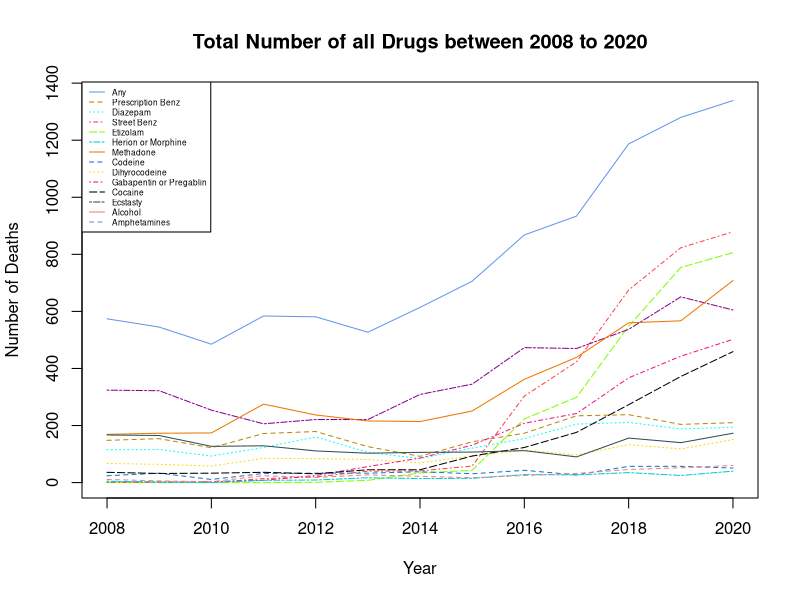
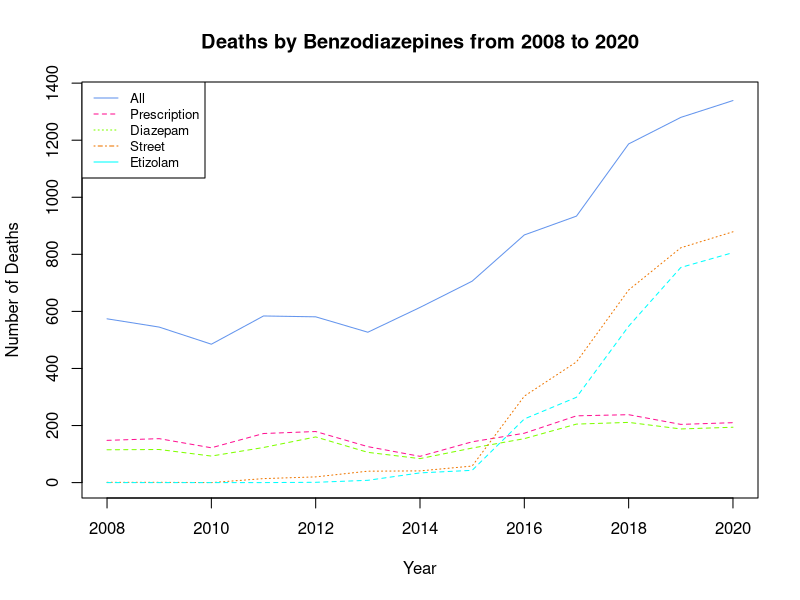
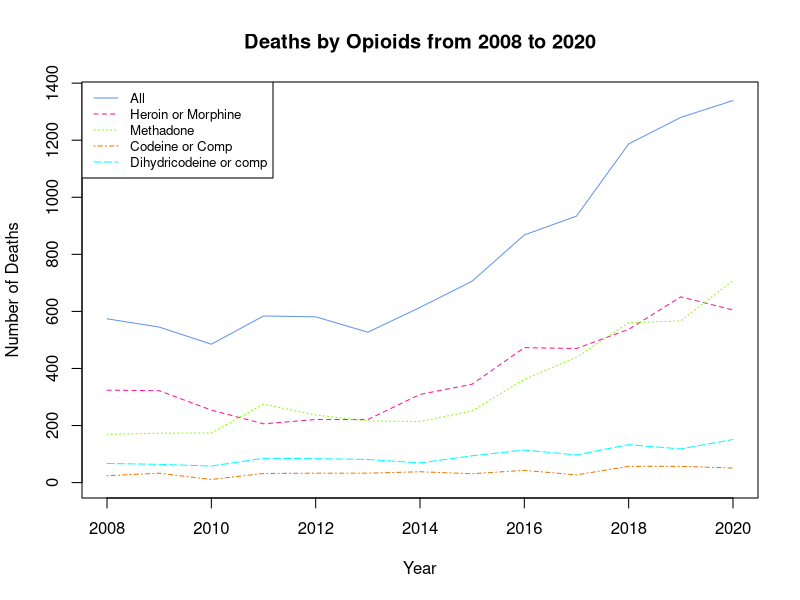
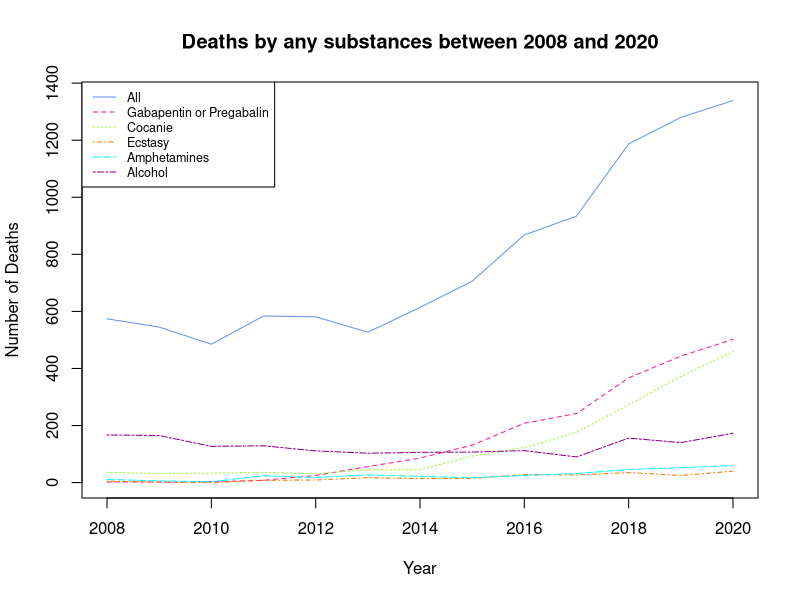
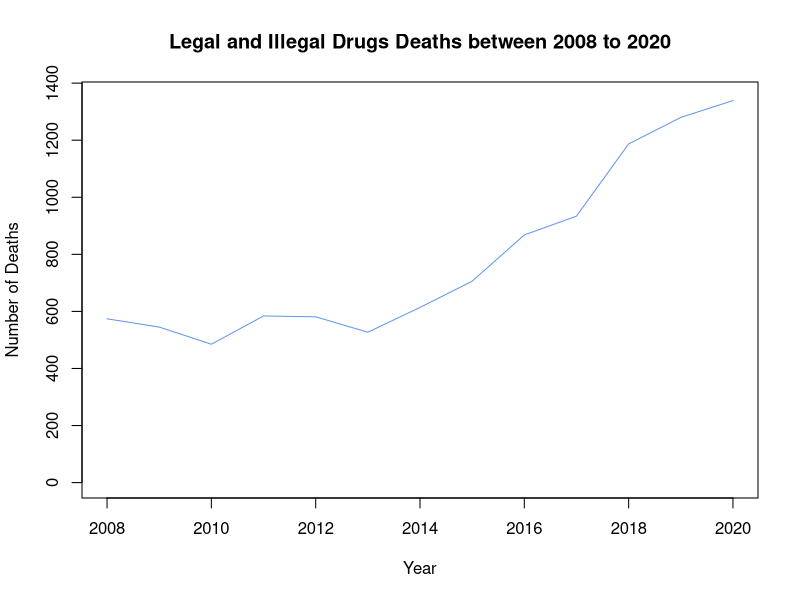

Generate these figures, in order, with R: (Note: this script raises an error after producing the figures.)
# Set Working Directory
#Open data and view 
drug.deaths <- read.csv("Drug Related Death Data/Used/Drug-related deaths in total with all data.csv")
View(drug.deaths)
summary(drug.deaths)
#plot another graph with all drug on it 
plot(drug.deaths$Year, drug.deaths$All.drug.related.deaths, type = "l", 
     lty = 1, col = "cornflowerblue", ylim = c(0, 1350),
     xlab = "Year", ylab = "Number of Deaths",
     main = "Total Number of all Drugs between 2008 to 2020")
lines(drug.deaths$Year, drug.deaths$Prescription.Benzodiazepines, type = "l",
      lty = 2, col = "darkgoldenrod")
lines(drug.deaths$Year, drug.deaths$Diazepam, type = "l",
      lty = 3, col = "cyan1")
lines(drug.deaths$Year, drug.deaths$Street.Benzodiazepines, type = "l",
      lty = 4, col = "brown1")
lines(drug.deaths$Year, drug.deaths$Etizolam, type = "l",
      lty = 5, col = "chartreuse")
lines(drug.deaths$Year, drug.deaths$Heroin...morphine, type = "l",
      lty = 6, col = "darkmagenta")
lines(drug.deaths$Year, drug.deaths$Methadone, type = "l",
      lty = 7, col = "darkorange2")
lines(drug.deaths$Year, drug.deaths$Codeine.or.a.compound, type = "l",
      lty = 8, col = "dodgerblue3")
lines(drug.deaths$Year, drug.deaths$Dihydrocodeine.or.a.compound, type = "l",
      lty = 9, col = "gold")
lines(drug.deaths$Year, drug.deaths$Gabapentin.and.or.pregabalin, type = "l",
      lty = 10, col = "deeppink2")
lines(drug.deaths$Year, drug.deaths$Cocaine, type = "l",
      lty = 11, col = "gray0")
lines(drug.deaths$Year, drug.deaths$Ecstasy.type.drugs, type = "l",
      lty = 12, col = "darkturquoise")
lines(drug.deaths$Year, drug.deaths$Alcohol, type = "l",
      lty = 13, col = "darkslategrey")
lines(drug.deaths$Year, drug.deaths$Amphetamines, type = "l",
      lty = 14, col = "lightcoral")
legend("topleft", 
       legend=c("Any", "Prescription Benz", "Diazepam", "Street Benz",
                "Etizolam", "Herion or Morphine", "Methadone", 
                "Codeine", "Dihyrocodeine", "Gabapentin or Pregablin",
                "Cocaine", "Ecstasty", "Alcohol", "Amphetamines"), 
       col=c("cornflowerblue", "darkgoldenrod", "cyan1", "brown1",
             "chartreuse","darkturquoise", "darkorange2", "dodgerblue3",
             "gold", "deeppink2", "gray0", "darkslategrey", "lightcoral"),
       lty = 1:14, cex=0.5)
# plot the drugs that are Benzodiazepines
plot(drug.deaths$Year, drug.deaths$All.drug.related.deaths, type = "l",
     lty = 1, col = "cornflowerblue", xlab = "Year", ylab = "Number of Deaths", 
     main = "Deaths by Benzodiazepines from 2008 to 2020", ylim = c(0, 1350))
lines(drug.deaths$Year, drug.deaths$Prescription.Benzodiazepines, type = "l", 
      lty = 2, col = "deeppink")
lines(drug.deaths$Year, drug.deaths$Diazepam, type = "l",
      lty = 2, col = "chartreuse")
lines(drug.deaths$Year, drug.deaths$Street.Benzodiazepines, type = "l",
      lty = 3, col = "darkorange2")
lines(drug.deaths$Year, drug.deaths$Etizolam, type = "l",
      lty = 2, col = "cyan1")
legend("topleft", 
       legend=c("All", "Prescription", "Diazepam", "Street", "Etizolam"),
       col=c("cornflowerblue", "deeppink", "chartreuse","darkorange2",
             "cyan1"), lty = 1:4, cex=0.8)
# plot the drugs that are Opioids
plot(drug.deaths$Year, drug.deaths$All.drug.related.deaths, type = "l", 
     lty = 1, col = "cornflowerblue", xlab = "Year", ylab = "Number of Deaths", 
     main = "Deaths by Opioids from 2008 to 2020", ylim = c(0, 1350))
lines(drug.deaths$Year, drug.deaths$Heroin...morphine, type = "l", 
      lty = 2, col = "deeppink")
lines(drug.deaths$Year, drug.deaths$Methadone, type = "l",
      lty = 3, col = "chartreuse")
lines(drug.deaths$Year, drug.deaths$Codeine.or.a.compound, type = "l",
      lty = 4, col = "darkorange2")
lines(drug.deaths$Year, drug.deaths$Dihydrocodeine.or.a.compound, type = "l",
      lty = 5, col = "cyan1")
legend("topleft",
       legend=c("All", "Heroin or Morphine", "Methadone", "Codeine or Comp", 
                "Dihydricodeine or comp"), 
       col=c("cornflowerblue", "deeppink", "chartreuse",
             "darkorange2", "cyan1"), lty = 1:5, cex=0.8)
# plot the graph of substances
plot(drug.deaths$Year, drug.deaths$All.drug.related.deaths, type = "l",
     lty = 1, col = "cornflowerblue", xlab = "Year", 
     ylab = "Number of Deaths",
     main = "Deaths by any substances between 2008 and 2020", ylim = c(0,1350))
lines(drug.deaths$Year, drug.deaths$Gabapentin.and.or.pregabalin, 
      type = "l" , lty = 2, col = "deeppink")
lines(drug.deaths$Year, drug.deaths$Cocaine, type = "l", lty = 3,
      col = "chartreuse")
lines(drug.deaths$Year, drug.deaths$Ecstasy.type.drugs, type = "l", lty = 4, 
      col = "darkorange2")
lines(drug.deaths$Year, drug.deaths$Amphetamines, type = "l", lty = 5, 
      col = "cyan1")
lines(drug.deaths$Year, drug.deaths$Alcohol, type = "l", 
      lty = 6, col = "darkmagenta")
legend("topleft",
       legend=c("All", "Gabapentin or Pregabalin", "Cocanie", "Ecstasy",
                "Amphetamines", "Alcohol"),
       col = c("cornflowerblue", "deeppink", "chartreuse",
               "darkorange2", "cyan1", "darkmagenta"),
       lty = 1:6, cex = 0.75)
# plot the graph identifying legal and illegal
plot(drug.deaths$Year, drug.deaths$All.drug.related.deaths, type = "l", 
     lty = 1, col = "cornflowerblue", xlab = "Year", 
     ylab = "Number of Deaths", ylim = c(0, 1350),
     main = "Legal and Illegal Drugs Deaths between 2008 to 2020")
lines(drug.deaths$Year, drug.deaths$Prescription.Benzodiazepines, type = "l", 
      lty = 2, col = "charteuse")
lines(drug.deaths$Year, drug.deaths$Diazepam, type = "l",
      lty = 2, col = "chartreuse")
lines(drug.deaths$Year, drug.deaths$Street.Benzodiazepines, type = "l",
      lty = 3, col = "deeppink4")
lines(drug.deaths$Year, drug.deaths$Etizolam, type = "l",
      lty = 2, col = "chartreuse")
lines(drug.deaths$Year, drug.deaths$Heroin...morphine, type = "l",
      lty = 3, col = "deeppink4")
lines(drug.deaths$Year, drug.deaths$Methadone, type = "l",
      lty = 3, col = "deeppink4")
lines(drug.deaths$Year, drug.deaths$Codeine.or.a.compound, type = "l",
      lty = 3, col = "deeppink4")
lines(drug.deaths$Year, drug.deaths$Dihydrocodeine.or.a.compound, type = "l",
      lty = 2, col = "chartreuse")
lines(drug.deaths$Year, drug.deaths$Gabapentin.and.or.pregabalin, type = "l",
      lty = 2, col = "chartreuse")
lines(drug.deaths$Year, drug.deaths$Cocaine, type = "l",
      lty = 3, col = "deeppink4")
lines(drug.deaths$Year, drug.deaths$Ecstasy.type.drugs, type = "l",
      lty = 3, col = "deeppink4")
lines(drug.deaths$Year, drug.deaths$Alcohol, type = "l",
      lty = 2, col = "chartreuse")
lines(drug.deaths$Year, drug.deaths$Amphetamines, type = "l",
      lty = 3, col = "deeppink4")
legend("topleft", 
       legend=c("Any", "Legal", "Illegal"), 
       col=c("cornflowerblue", "chartreuse", "deeppink4"),
       lty = 1:3, cex=0.9)
# Linear model All drugs deaths and plot
z1 <- lm(All.drug.related.deaths ~ Year, data = drug.deaths)
summary(z1)
z1a <- lm(All.drug.related.deaths ~ Year + I(Year^2), data = drug.deaths)
summary(z1a)
anova(z1)
anova(z1a)
plot(drug.deaths$Year, drug.deaths$All.drug.related.deaths, type = "b", 
     col = "darkblue", xlab = "Year", ylab = "Number of Deaths",
     main = "All Drug Deaths in Scotland between 2008 to 2020", 
     ylim = c(250,1350))
abline(z1, col = "green")
newx <- seq(2008, 2020, by = .1)
newy1 <- predict(z1a, data.frame(Year = newx))
lines(newx, newy1, col = "deeppink")
# new par
par(mfrow = c(2,2))
# plot the residual plot for both models
plot(z1)
plot(z1a)
# Linear Model Prescription Benzodiazepines 
z2 <- lm(Prescription.Benzodiazepines ~ Year, data = drug.deaths)
summary(z2)
z2a <- lm(Prescription.Benzodiazepines ~ Year + I(Year^2), data = drug.deaths)
summary(z2a)
anova(z2)
anova(z2a)
plot(drug.deaths$Year, drug.deaths$Prescription.Benzodiazepines, type = "b", 
     col = "darkblue", xlab = "Year", ylab = "Number of Deaths",
     main = "Prescription Benzodiazepines", ylim = c(50,350))
abline(z2, col = "green")
newy2 <- predict(z2a, data.frame(Year = newx))
lines(newx, newy2, col = "deeppink")
# Linear model Diazepam
z3 <- lm(Diazepam ~ Year, data = drug.deaths)
summary(z3)
z3a <- lm(Diazepam ~ Year + I(Year^2), data = drug.deaths)
summary(z3a)
anova(z3, z3a)
plot(drug.deaths$Year, drug.deaths$Diazepam, type = "b", col = "darkblue",
     xlab = "Year", ylab = "Number of Deaths", main = "Diazepam",
     ylim = c(0, 300))
abline(z3, col = "green")
newy3 <- predict(z3a, data.frame(Year = newx))
lines(newx, newy3, col = "deeppink")
# Linear Model Street Benzodiazepines
z4 <- lm(Street.Benzodiazepines~ Year, data = drug.deaths)
summary(z4)
z4a <- lm(Street.Benzodiazepines ~ Year + I(Year^2), data = drug.deaths)
summary(z4a)
anova(z4)
anova(z4a)
plot(drug.deaths$Year, drug.deaths$Street.Benzodiazepines, type = "b",
     col = "darkblue", xlab = "Year", ylab = "Number of Deaths",
     main = "Street Benzondiazepines", ylim = c(-100, 1000))
abline(z4, col = "green")
newy4 <- predict(z4a, data.frame(Year = newx))
lines(newx, newy4, col = "deeppink")
# Linear Model Etizolam
z5 <- lm(Etizolam ~ Year, data = drug.deaths)
summary(z5)
z5a <- lm(Etizolam ~ Year + I(Year^2), data = drug.deaths)
summary(z5a)
anova(z5, z5a)
plot(drug.deaths$Year, drug.deaths$Etizolam, type = "b", col = "darkblue", 
     xlab = "Year", ylab = "Number of Deaths",
     main = "Etizolam", ylim = c(-50, 900))
abline(z5, col = "green")
newy5 <- predict(z5a, data.frame(Year = newx))
lines(newx, newy5, col = "deeppink")
# Linear Model Heroin and/or Morphine 
z6 <- lm(Heroin...morphine ~ Year, data = drug.deaths)
summary(z6)
z6a <- lm(Heroin...morphine ~ Year + I(Year^2), data = drug.deaths)
summary(z6a)
anova(z6)
anova(z6a)
plot(drug.deaths$Year, drug.deaths$Heroin...morphine, type = "b",
     col = "darkblue", xlab = "Year", ylab = "Number of Deaths",
     main = "Heroin and Morphine", ylim = c(50, 700))
abline(z6, col = "green")
newy6 <- predict(z6a, data.frame(Year = newx))
lines(newx, newy6, col = "deeppink")
# Linear Model Methadone
z7 <- lm(Methadone ~ Year, data = drug.deaths)
summary(z7)
z7a <- lm(Methadone ~ Year + I(Year^2), data = drug.deaths)
summary(z7a)
anova(z7)
anova(z7a)
plot(drug.deaths$Year, drug.deaths$Methadone, type = "b",
     col = "darkblue", xlab = "Year", ylab = "Number of Deaths",
     main = "Methadone", ylim = c(50, 790))
abline(z7, col = "green")
newy7 <- predict(z7a, data.frame(Year = newx))
lines(newx, newy7, col = "deeppink")
# Linear Model Codeine 
z8 <- lm(Codeine.or.a.compound ~ Year, data = drug.deaths)
summary(z8)
z8a <- lm(Codeine.or.a.compound ~ Year + I(Year^2), data = drug.deaths)
summary(z8a)
anova(z8)
anova(z8a)
plot(drug.deaths$Year, drug.deaths$Codeine.or.a.compound, type = "b",
     col = "darkblue", xlab = "Year", ylab = "Number of Deaths",
     main = "Codeine", ylim = c(-50, 120))
abline(z8, col = "green")
newy8 <- predict(z8a, data.frame(Year = newx))
lines(newx, newy8, col = "deeppink")
# Linear Model Dihydrocodeine
z9 <- lm(Dihydrocodeine.or.a.compound ~ Year, data = drug.deaths)
summary(z9)
z9a <- lm(Dihydrocodeine.or.a.compound ~ Year + I(Year^2), data = drug.deaths)
summary(z9a)
anova(z9, z9a)
plot(drug.deaths$Year, drug.deaths$Dihydrocodeine.or.a.compound, type = "b",
     col = "darkblue", xlab = "Year", ylab = "Number of Deaths",
     main = "Dihydrocodeine", ylim = c(50, 210))
abline(z9, col = "green")
newy9 <- predict(z9a, data.frame(Year = newx))
lines(newx, newy9, col = "deeppink")
# Linear Model Gabapentin and Pregabalin
z10 <- lm(Gabapentin.and.or.pregabalin ~ Year, data = drug.deaths)
summary(z10)
z10a <- lm(Gabapentin.and.or.pregabalin ~ Year + I(Year^2), data = drug.deaths)
summary(z10a)
anova(z10, z10a)
plot(drug.deaths$Year, drug.deaths$Gabapentin.and.or.pregabalin, type = "b",
     col = "darkblue", xlab = "Year", ylab = "Number of Deaths",
     main = "Gabapentin and Pregabalin", ylim = c(-50, 600))
abline(z10, col = "green")
newy10 <- predict(z10a, data.frame(Year = newx))
lines(newx, newy10, col = "deeppink")
# Linear Model Cocaine
z11 <- lm(Cocaine ~ Year, data = drug.deaths)
summary(z11)
z11a <- lm(Cocaine ~ Year + I(Year^2), data = drug.deaths)
summary(z11a)
anova(z11)
anova(z11a)
plot(drug.deaths$Year, drug.deaths$Cocaine, type = "b",
     col = "darkblue", xlab = "Year", ylab = "Number of Deaths",
     main = "Cocaine", ylim = c(-50, 500))
abline(z11, col = "green")
newy11 <- predict(z11a, data.frame(Year = newx))
lines(newx, newy11, col = "deeppink")
#Linear Model Ecstasy
z12 <- lm(Ecstasy.type.drugs ~ Year, data = drug.deaths)
summary(z12)
z12a <- lm(Ecstasy.type.drugs ~ Year + I(Year^2), data = drug.deaths)
summary(z12a)
anova(z12, z12a)
plot(drug.deaths$Year, drug.deaths$Ecstasy.type.drugs, type = "b",
     col = "darkblue", xlab = "Year", ylab = "Number of Deaths",
     main = "Ecstasy", ylim = c(-50, 50))
abline(z12, col = "green")
newy12 <- predict(z12a, data.frame(Year = newx))
lines(newx, newy12, col = "deeppink")
# Linear Model Amphetamines
z13 <- lm(Amphetamines ~ Year, data = drug.deaths)
summary(z13)
z13a <- lm(Amphetamines ~ Year + I(Year^2), data = drug.deaths)
summary(z13a)
anova(z13, z13a)
plot(drug.deaths$Year, drug.deaths$Amphetamines, type = "b",
     col = "darkblue", xlab = "Year", ylab = "Number of Deaths",
     main = "Amphetamines", ylim = c(-50, 100))
abline(z13, col = "green")
newy13 <- predict(z13a, data.frame(Year = newx))
lines(newx, newy13, col = "deeppink")
# Linear Model Alcohol
z14 <- lm(Alcohol ~ Year, data = drug.deaths)
summary(z14)
z14a <- lm(Alcohol ~ Year + I(Year^2), data = drug.deaths)
summary(z14a)
anova(z14)
anova(z14a)
plot(drug.deaths$Year, drug.deaths$Alcohol, type = "b", col = "darkblue",
     xlab = "Year", ylab = "Number of Deaths",
     main = "Alcohol", ylim = c(50, 200))
abline(z14, col = "green")
newy14 <- predict(z14a, data.frame(Year = newx))
lines(newx, newy14, col = "deeppink")
# par back to (1,1)
par(mfrow = c(1,1))

# Open three column dataset
drug.deaths.3 <- read.csv("Drug Related Death Data/Used/Drug Death Data.csv")
View(drug.deaths.3)
summary(drug.deaths.3)
# Factor Drug 
drug.deaths.3$Drugs <- factor(drug.deaths.3$Drugs)
summary(drug.deaths.3)
# contrasts sum
contrasts(drug.deaths.3$Drugs) <- contr.sum(length(levels(drug.deaths.3$Drugs)))
drug.deaths.3$Drugs
# boxplot 
boxplot(DeathNumbers ~ Year, data = drug.deaths.3, xlab = "Year",
        ylab = "Deaths Numbers", col = (c("cornflowerblue")), las = 2)
boxplot(DeathNumbers ~ Drugs, xlab = '', data = drug.deaths.3,
        col = (c("deeppink")), las = 2, cex.axis = 0.55)
# Two-way Model
z0.1 <- lm(DeathNumbers ~ Drugs + Year + Drugs:Year, data = drug.deaths.3)
summary(z0.1)
anova(z0.1)
z0.2 <- lm(DeathNumbers ~ Drugs + Year + Drugs:Year + I(Year^2), data = drug.deaths.3)
summary(z0.2)
anova(z0.2)
z0.3 <- lm(DeathNumbers ~ Drugs + Year + Drugs:Year + I(Year^2) + Drugs:I(Year^2), data = drug.deaths.3)
summary(z0.3)
anova(z0.3)
# Plot Residuals of the three model
par(mfrow = c(2,2))
plot(z0.1)
plot(z0.2)
plot(z0.3)
# Mixed-effect model
library(nlme)
zn <- lme(DeathNumbers ~ Year + I(Year^2),
          data   = drug.deaths.3,
          random = ~ 1 + Year + I(Year^2)|Drugs, #Drugs for grouping level
          method = 'REML')
summary(zn)
plot(zn)
